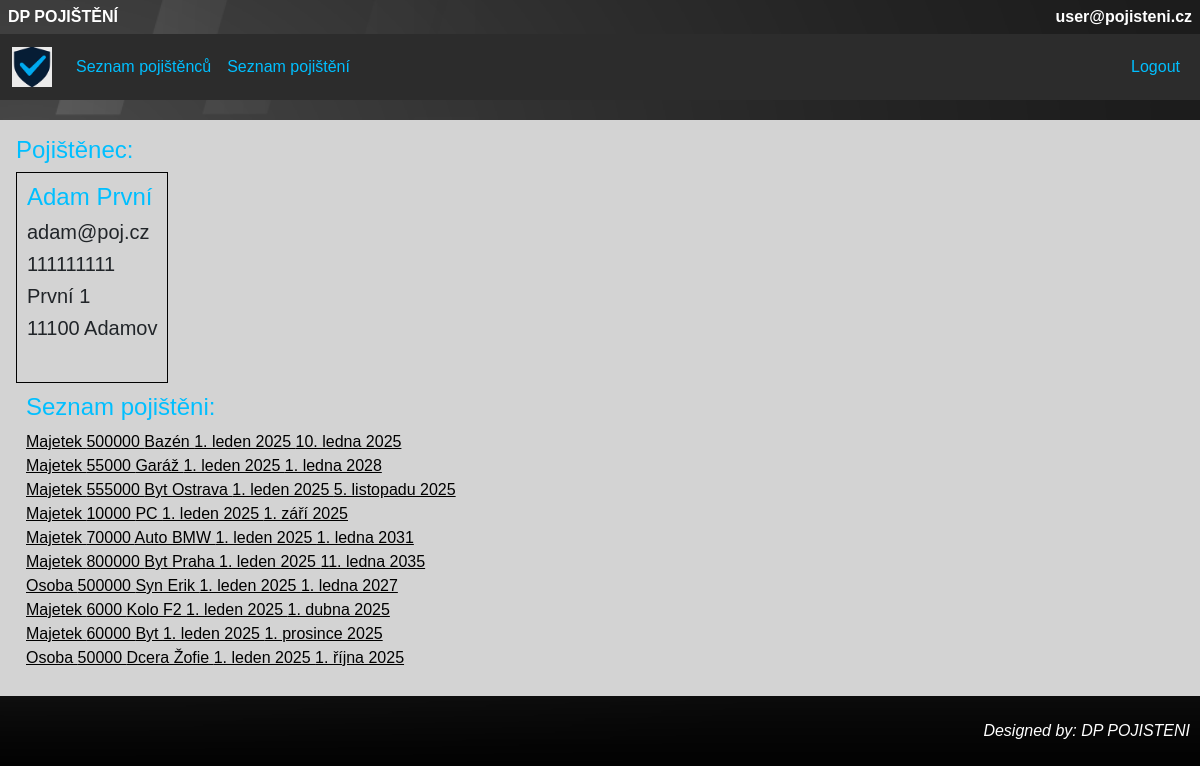
Screenshot of /pojistenci/3/pojistenec_detail/ (signed in) with the database file from the repository.
### pojistenci/models.py (models this page shows, shortened)
class Uzivatel(AbstractBaseUser):
    email = models.EmailField(max_length=300, unique=True)
    is_admin = models.BooleanField(default=False)
    class Meta:
        verbose_name = "uživatel"
        verbose_name_plural = "uživatelé"
    objects = UzivatelManager()
    USERNAME_FIELD = "email"

class Pojistenec(models.Model):
    jmeno = models.CharField(max_length=100, validators=[text_validator, min_length_validator, max_length_validator])
    prijmeni = models.CharField(max_length=100, validators=[text_validator, min_length_validator, max_length_validator])
    email = models.EmailField(max_length=100, validators=[EmailValidator(), max_length_validator])
    telefon = models.CharField(max_length=22, validators=[telefon_validator])
    ulice = models.CharField(max_length=100, validators=[alphanum_space_dash_validator, min_length_validator, max_length_validator])
    cislo = models.CharField(max_length=100, validators=[alphanum_space_dash_validator, max_length_validator])
    mesto = models.CharField(max_length=100, validators=[alphanum_space_dash_validator, min_length_validator, max_length_validator])
    psc = models.CharField(max_length=6, validators=[psc_validator])
    class Meta:
        verbose_name = "Pojištěnec"
        verbose_name_plural = "Pojištěnci"

class Pojisteni(models.Model):
    pojistenec = models.ForeignKey(Pojistenec, on_delete=models.CASCADE)
    typ = models.CharField(max_length=100, validators=[alphanum_space_dash_validator, min_length_validator, max_length_validator])
    castka = models.IntegerField(validators=[castka_min_validator, castka_max_validator])
    predmet_pojisteni = models.CharField(max_length=100, validators=[alphanum_space_dash_validator, min_length_validator, max_length_validator])
    platnost_od = models.DateField()
    platnost_do = models.DateField()
    class Meta:
        verbose_name = "Pojištění"
        verbose_name_plural = "Pojištění"

### pojistenci/views.py (the view, shortened to what this page needs)
# urls.py: path("<int:pk>/pojistenec_detail/", views.CurrentPojistenec.as_view(), name="pojistenec_detail"),
class CurrentPojistenec(generic.DetailView):
    model = Pojistenec
    template_name = "pojistenci/pojistenec_detail.html"
    def get(self, request, pk):
        if not request.user.is_authenticated:
            messages.info(request, "Musíš se nejdříve přihlášit.")
            return redirect("login")
        try:
            pojistenec = self.get_object()
            pojisteni_seznam = pojistenec.pojisteni_set.all().order_by("-id")
        except:
            return redirect("pojistenec_index")
        return render(request, self.template_name, {
            "pojistenec": pojistenec,
            "pojisteni_seznam": pojisteni_seznam
        })

### pojistenci/templates/pojistenci/pojistenec_detail.html (shortened to what this page needs)
{% extends "base.html" %}
{% block content %}
    <h4> Pojištěnec: </h4>
    <div class="boxik">
        <h4> {{ pojistenec.jmeno }} {{ pojistenec.prijmeni }}</h4>
        <h5> {{ pojistenec.email }} </h5>
        <h5> {{ pojistenec.telefon }} </h5>
        <h5> {{ pojistenec.ulice }} {{ pojistenec.cislo }} </h5>
        <h5> {{ pojistenec.psc }} {{ pojistenec.mesto }} </h5> <br>
    </div>
    <br>
    <div class="boxik-no-border">
    <h4>Seznam pojištěni:</h4>
    {% for pojisteni in pojisteni_seznam %}
        <a href="{% url 'pojisteni_detail' pojisteni.id %}" class="list_of_items">
             {{ pojisteni.typ }} {{ pojisteni.castka }} {{ pojisteni.predmet_pojisteni }} {{ pojisteni.platnost_od|date:"j. F Y" }} {{ pojisteni.platnost_do }}
        </a><br>
    {% empty %}
        <h5>Žádné pojištění nenalezeno.</h5>
    {% endfor %}
    </div>
{% endblock %}

### pojistenci/templates/base.html (shortened to what this page needs)
<!DOCTYPE html>
<html lang="cs">
<head>
    {% load static %}
    <link rel="stylesheet" href="{% static 'css/bootstrap.min.css' %}" type = "text/css"/>
    <link rel="stylesheet" href="{% static 'css/style.css' %}" type="text/css">
    </head>
<body>
<header>
    <div class="flex_box_header">
        <div class="nav_item_header">DP POJIŠTĚNÍ</div>
        <div class="nav_item_header">{{request.user.email}}</div>
    </div>
</header>
<nav class="navbar navbar-expand-md navbar-dark bg-custom-dark">
  <div class="container-fluid d-flex align-items-center">
    <a class="navbar-brand me-3" href="/">
      <img src="{% static 'logo.png' %}" alt="Logo" height="40">
    </a>
    <div class="collapse navbar-collapse" id="mainNavbar">
      <ul class="navbar-nav me-auto">
        {% if user.is_authenticated %}
        <li class="nav-item">
          <a class="nav-link" href="{% url 'pojistenec_index' %}">Seznam pojištěnců</a>
        </li>
        <li class="nav-item">
          <a class="nav-link" href="{% url 'pojisteni_index' %}">Seznam pojištění</a>
        </li>
        {% endif %}
      </ul>
      <ul class="navbar-nav ms-auto">
        {% if user.is_authenticated %}
        <li class="nav-item">
          <a class="nav-link" href="{% url 'logout' %}">Logout</a>
        </li>
        {% endif %}
      </ul>
    </div>
  </div>
</nav>
    <div class="content">
    {% block content %}
    {% endblock %}
    </div>
    <footer>
       Designed by: DP POJISTENI
    </footer>
</body>
</html>

### pojistenci/static/css/style.css (style rules this page uses)
* { box-sizing: border-box; }
body { margin: 0; font-family: sans-serif; background-image: url('/static/pojistenci/body.png'); background-size: cover; background-position: center; background-repeat: no-repeat; background-attachment: fixed; }
.bg-custom-dark { background-color: #2c2c2c !important; }
h4 { color: #00BFFF; }
.navbar-nav .nav-link { color: #00BFFF !important; }
.list_of_items { color: black; }
.boxik { border: 1px solid black; padding: 10px; display: inline-block; }
.boxik-no-border { border: none; padding: 10px; display: inline-block; }
header { padding: 0.1rem; }
.flex_box_header { display: flex; justify-content: space-between; align-items: center; padding: 0.1rem 0.2rem; }
.nav_item_header { color: white; padding: 0.1rem 0.2rem; font-weight: bold; border-radius: 4px; }
nav { padding: 0.2rem; }
.content { width: 100%; margin: auto; margin-top: 20px; margin-bottom: 20px; background-color: lightgrey; padding: 1rem; flex: 1; }
footer { color: white; font-style: italic; width: 100%; height: 30px; text-align: right; line-height: 30px; vertical-align: middle; padding-right: 10px; }

### rows the page displays
Uzivatel: user.email "user@pojisteni.cz"
Pojistenec: jmeno "Adam", prijmeni "První", email "adam@poj.cz", telefon "111111111", ulice "První", cislo "1", psc "11100", mesto "Adamov"
Pojisteni: typ "Majetek", castka "500000", predmet_pojisteni "Bazén", platnost_od "1. leden 2025", platnost_do "10. ledna 2025"
Pojisteni: typ "Majetek", castka "55000", predmet_pojisteni "Garáž", platnost_od "1. leden 2025", platnost_do "1. ledna 2028"
Pojisteni: typ "Majetek", castka "555000", predmet_pojisteni "Byt Ostrava", platnost_od "1. leden 2025", platnost_do "5. listopadu 2025"
Pojisteni: typ "Majetek", castka "10000", predmet_pojisteni "PC", platnost_od "1. leden 2025", platnost_do "1. září 2025"
Pojisteni: typ "Majetek", castka "70000", predmet_pojisteni "Auto BMW", platnost_od "1. leden 2025", platnost_do "1. ledna 2031"
Pojisteni: typ "Majetek", castka "800000", predmet_pojisteni "Byt Praha", platnost_od "1. leden 2025", platnost_do "11. ledna 2035"
Pojisteni: typ "Osoba", castka "500000", predmet_pojisteni "Syn Erik", platnost_od "1. leden 2025", platnost_do "1. ledna 2027"
Pojisteni: typ "Majetek", castka "6000", predmet_pojisteni "Kolo F2", platnost_od "1. leden 2025", platnost_do "1. dubna 2025"
Pojisteni: typ "Majetek", castka "60000", predmet_pojisteni "Byt", platnost_od "1. leden 2025", platnost_do "1. prosince 2025"
Pojisteni: typ "Osoba", castka "50000", predmet_pojisteni "Dcera Žofie", platnost_od "1. leden 2025", platnost_do "1. října 2025"
